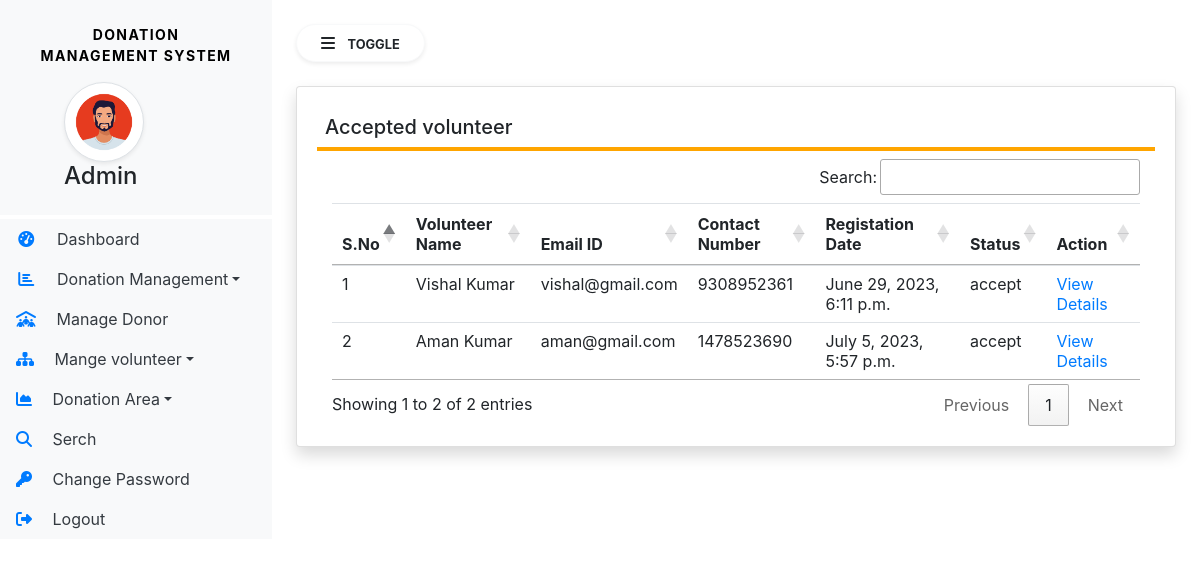
/accepted_volunteer/ (signed in), run on the app's committed database.
### Donation/models.py (models this page shows, shortened)
class Volunteer(models.Model):
    user = models.ForeignKey(User,on_delete=models.CASCADE)
    contact = models.CharField(max_length=15,null=True)
    address = models.CharField(max_length=300,null=True)
    userpic = models.FileField(null=True)
    idpic = models.FileField(null=True)
    status = models.CharField(max_length=20)
    aboutme = models.CharField(max_length=300,null=True)
    regdate = models.DateTimeField(auto_now=True)
    adminremark = models.CharField(max_length=300,null=True)
    updationdate = models.DateField(null=True)

### Donation/views.py (the view)
# urls.py: path('accepted_volunteer/', views.accepted_volunteer, name='accepted_volunteer'),
def accepted_volunteer(request):
    if not request.user.is_authenticated:
        return redirect('Admin_login')
    volunteer = Volunteer.objects.filter(status="accept")
    return render(request, 'admin/accepted_volunteer.html', locals())

### Donation/templates/admin/accepted_volunteer.html
{% extends 'admin/admin_sidebar.html' %}
{% block main %}
<div class="card shadow">
    <div class="card-body">
        <h5 class="p-2" style="border-bottom: 4px solid orange;">Accepted volunteer</h5>
        <div class="container-fluid">
            <table class="table table-hover" id="example">
                <thead>
                    <tr>
                        <th>S.No</th>
                        <th>Volunteer Name</th>
                        <th>Email ID</th>
                        <th>Contact Number</th>
                        <th>Registation Date</th>
                        <th>Status</th>
                        <th>Action</th>
                    </tr>
                </thead>
                <tbody>
                    {% for i in volunteer %}
                    <tr>
                        <td>{{ forloop.counter }}</td>
                        <td>{{ i.user.first_name }} {{ i.user.last_name }}</td>
                        <td>{{ i.user.username }}</td>
                        <td>{{ i.contact }}</td>
                        <td>{{ i.regdate }}</td>
                        <td>{{ i.status }}</td>
                        <td><a href="{% url 'view_volunteer_details' i.id %}" class="text-primary">View Details</a>
                        </td>
                    </tr>
                    {% endfor %}
                </tbody>
            </table>
        </div>
    </div>
</div>
{% endblock %}

### Donation/static/css/sidebar.css (style rules this page uses)
body { background-color: #426575; min-height:100vh; }

### data on the page
Volunteer: user.first_name "Vishal", user.last_name "Kumar", user.username "vishal@gmail.com", contact "9308952361", regdate "June 29, 2023, 6:11 p.m.", status "accept"
Volunteer: user.first_name "Aman", user.last_name "Kumar", user.username "aman@gmail.com", contact "1478523690", regdate "July 5, 2023, 5:57 p.m.", status "accept"
